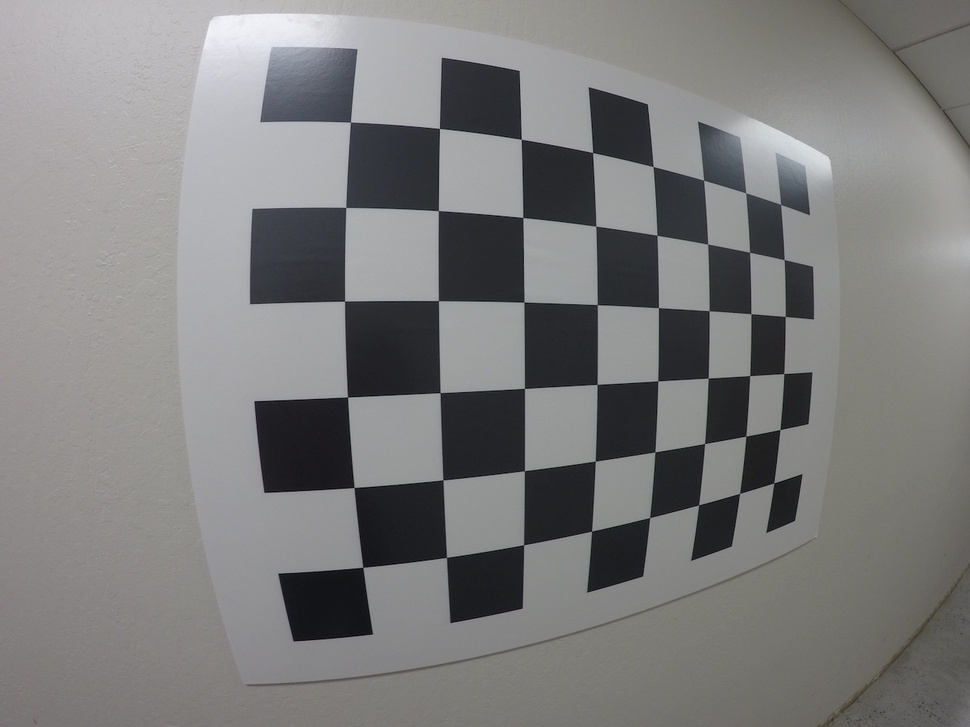
#> input picture 4_camera_calibration/GOPR0032.jpg, 970 x 727 px, shrunk from 1280 x 960 before the run
$ jupyter execute calibrating_a_camera.ipynb   (shell and % lines are left out)
#> lines starting #> are read from the running program, lines starting #| are printed output that depends on the picture; after the words box and inside, x2 and y2 are one past the last pixel; in counts of white or black regions, pixels touching at a corner belong together
## Basic Example

The code below shows an example of how to calibrate a camera picture

[cell 1]
import numpy as np
import cv2
import matplotlib.pyplot as plt
import matplotlib.image as mpimg

# Read in a calibration image
img_copy = mpimg.imread('GOPR0032.jpg')
#> img_copy is the input picture: shape (727, 970, 3); mean R, G, B 125.1, 124.9, 124.7
img = img_copy.copy()
plt.imshow(img)

[cell 2]
# Array to store object points and image points from all the images
objpoints = [] # 3D points in real world space
imgpoints = [] # 2D points in image plane

# Prepare object points, like (0,0,0), (1,0,0), (2,0,0) ...., (7,5,0)
objp = np.zeros((6*8,3), np.float32)
objp[:,:2] = np.mgrid[0:8,0:6].T.reshape(-1,2 ) # x, y  coordinate

# Convert image to grayscale
gray = cv2.cvtColor(img, cv2.COLOR_BGR2GRAY)
plt.imshow(gray, cmap='gray')

[cell 3]
# Find the chessboard corners
ret, corners = cv2.findChessboardCorners(gray, (8,6), None)
#> ret = True; corners = 48 rows, first 8: [350.4, 122.1], [439.4, 128.4], [521.3, 139.2], [592.7, 152.6], [653.1, 166.5], [703.6, 180.2], [745.7, 192.7], [780.6, 204.4]

if ret == True:
    imgpoints.append(corners)
    objpoints.append(objp)

    # Draw and display the corners
    img = cv2.drawChessboardCorners(img, (8,6), corners, ret)
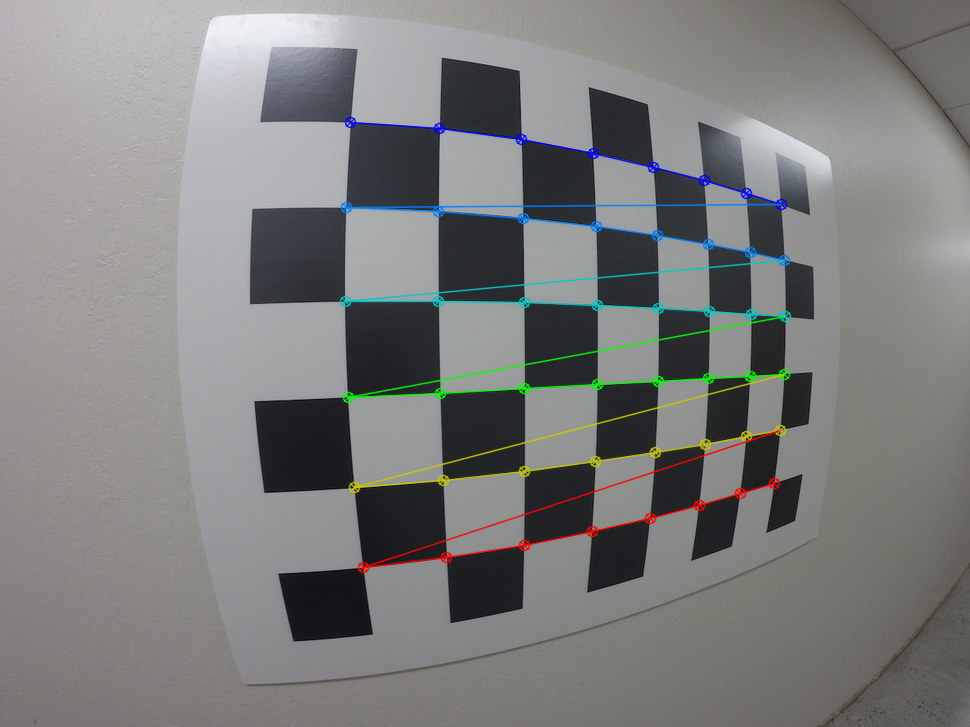
#> img: shape (727, 970, 3); 2.55% of pixels changed, all inside (x1, y1, x2, y2) = (339, 116, 792, 574)
    plt.imshow(img)

[cell 4]
ret, mtx, dist, rvecs, tvecs = cv2.calibrateCamera(objpoints, imgpoints, gray.shape[::-1], None, None)
#> ret = 0.253; mtx = [[383.3, 0, 483.7], [0, 384.3, 375.6], [0, 0, 1]]; dist = [[-0.223, 0.089, -0.000275, 0.00594, -0.0264]]; rvecs = ([0.0813, -0.296, -0.0253],); tvecs = ([-1.48, -2.77, 3.65],)

[cell 5]
dst = cv2.undistort(img, mtx, dist, None, mtx)
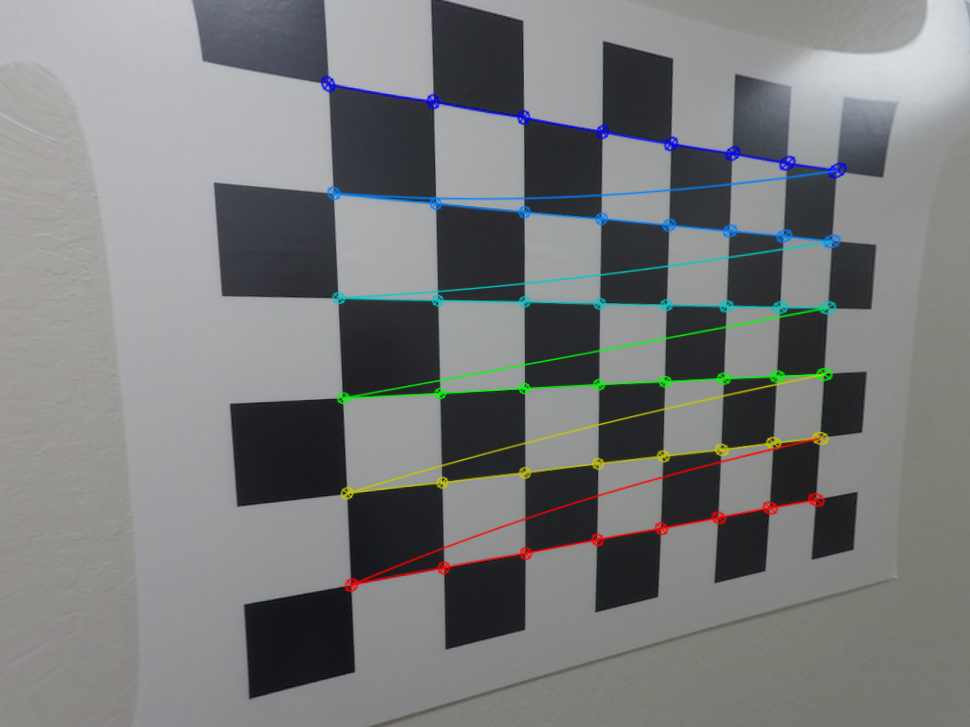
#> dst: shape (727, 970, 3); mean R, G, B 121.3, 122.9, 123.4

[cell 6]
plt.imshow(dst)

[cell 7]
gray.shape
#> Out = (727, 970)

[cell 8]
gray.shape[::-1]
#> Out = (970, 727)

$ run again, with 4_camera_calibration/orig-and-undist.png saved as 4_camera_calibration/GOPR0032.jpg
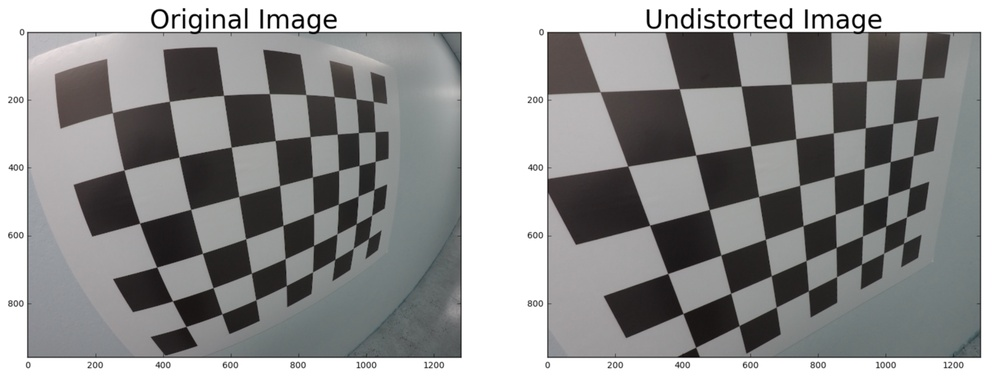
#> input picture 4_camera_calibration/orig-and-undist.png, 1000 x 379 px, shrunk from 2158 x 818 before the run
#> img_copy is the input picture: shape (379, 1000, 3); mean R, G, B 147.5, 147.7, 147.6
#> `ret, corners = cv2.findChessboardCorners(gray, (8,6), None)`: ret = True; corners = 48 rows, first 8: [112.4, 112.7], [169.3, 101.3], [223.5, 95.12], [269.1, 93.5], [305.7, 94.59], [334.1, 96.48], [356.2, 98.96], [373.1, 101.2]
#> `img = cv2.drawChessboardCorners(img, (8,6), corners, ret)`:
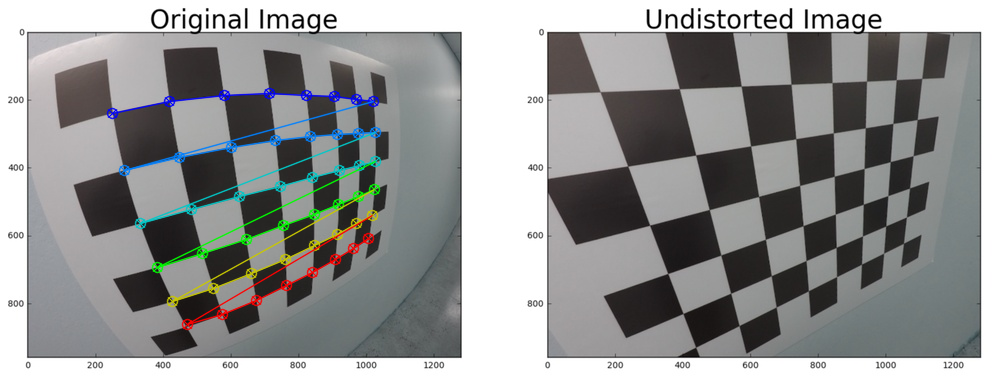
#> img: shape (379, 1000, 3); 2.88% of pixels changed, all inside (x1, y1, x2, y2) = (106, 87, 382, 331)
#> `ret, mtx, dist, rvecs, tvecs = cv2.calibrateCamera(objpoints, imgpoint..`: ret = 0.851; mtx = [[217.3, 0, 351.8], [0, 285.2, 203.5], [0, 0, 1]]; dist = [[-0.487, 0.0554, -0.0195, -0.168, -0.0092]]; rvecs = ([0.467, -0.706, -0.117],); tvecs = ([-4.16, -1.37, 3.85],)
#> `dst = cv2.undistort(img, mtx, dist, None, mtx)`:
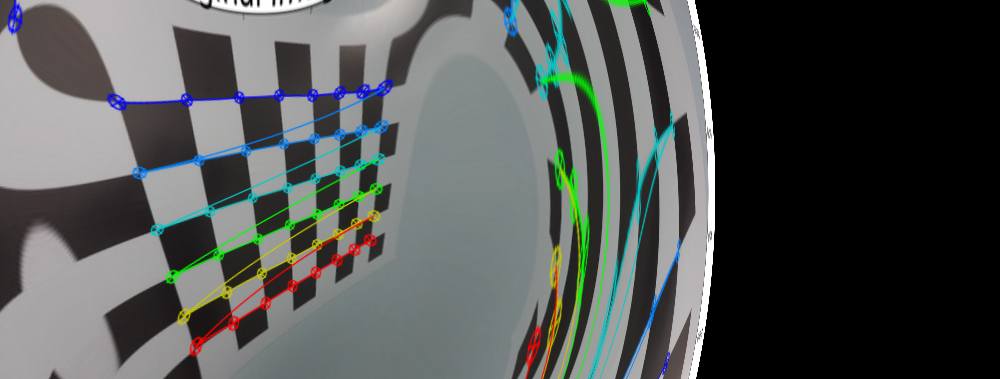
#> dst: shape (379, 1000, 3); mean R, G, B 82.2, 85.7, 84.1
